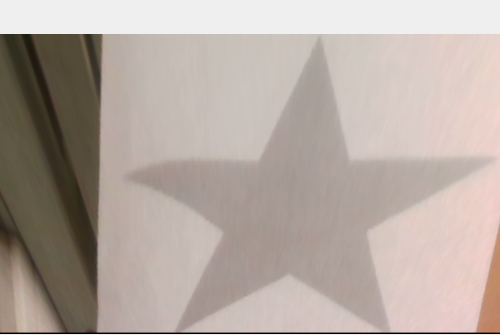
#> input picture vision/vision/test.png, 500 x 335 px, found by its file name
$ python edge_test.py
#> lines starting #> are read from the running program, lines starting #| are printed output that depends on the picture; after the words box and inside, x2 and y2 are one past the last pixel; in counts of white or black regions, pixels touching at a corner belong together
import cv2
import math


# 사용할 변수들 미리 정의
FONT = cv2.FONT_HERSHEY_DUPLEX
BLUE = (255, 0, 0)
GREEN = (0, 255, 0)
RED = (0, 0, 255)
FILTER_RATIO = 0.85


# 경계선을 가져오는 함수
def get_contours(img, min_area, is_simple=False):
    # 근사화 방식 Simple : 경계선의 꼭짓점 좌표만 반환
    if is_simple:
        contours, _ = cv2.findContours(img, cv2.RETR_EXTERNAL, cv2.CHAIN_APPROX_SIMPLE)
    # 근사화 방식 None : 모든 경계선을 반환
    else:
        contours, _ = cv2.findContours(img, cv2.RETR_EXTERNAL, cv2.CHAIN_APPROX_NONE)

    result = []

    # 경계선 개수만큼 반복
    for cnt in contours:
        # 경계선의 너비가 최소 영역 이상일 때만 result 배열에 추가
        if cv2.contourArea(cnt) > min_area:
            result.append(cnt)

    return result


# 원형인지 여부를 반환하는 함수
def is_circle(cnt):
    cnt_length = cv2.arcLength(cnt, True)
    cnt_area = cv2.contourArea(cnt)

    # ratio가 1에 가까울수록 원형
    ratio = 4 * math.pi * cnt_area / pow(cnt_length, 2)

    if ratio > FILTER_RATIO:
        return True
    else:
        return False


# 꼭짓점을 그리는 함수
def draw_points(img, cnt, epsilon, color):
    cnt_length = cv2.arcLength(cnt, True)
    approx = cv2.approxPolyDP(cnt, epsilon * cnt_length, True)

    for point in approx:
        cv2.circle(img, (point[0][0], point[0][1]), 3, color, -1)


# 이미지 불러와서 필터링
img = cv2.imread("/home/ingyu/ros2_ws/src/wcrc/vision/vision/test.png")
#> img is the input picture: shape (335, 500, 3); mean B, G, R 161.4, 169.2, 181.4
filter_img = cv2.inRange(img, (0, 0, 0), (255, 150, 255))
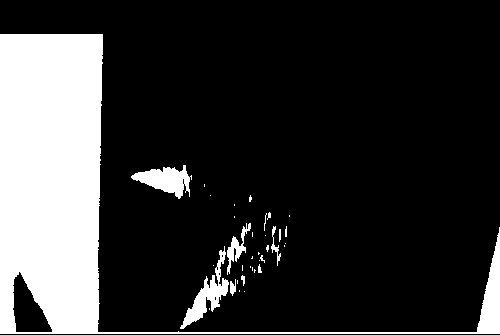
#> filter_img: shape (335, 500); 20.1% white; 36 white regions (27 under 20 px)

# 경계선 가져오기
contours_simple = get_contours(filter_img, 50, True)
#> in get_contours, `contours, _ = cv2.findContours(img, cv2.RETR_EXTERNAL, cv2.CHAIN_APPRO..`: contours = 36 contours, 30 with area under 20; largest, box (x1, y1, x2, y2) and area: (0, 34, 500, 334) 31214, (131, 165, 192, 199) 978, (180, 246, 229, 329) 950, (227, 223, 251, 275) 270, (271, 226, 281, 266) 56, (230, 279, 236, 296) 44
#> the loop in get_contours, `for cnt in contours:` made 36 passes
#> cnt on passes 1, 2, 3, 4, 7, 8, 9, 10, 11, 13, 14, 16: [[209, 308], [209, 309]], [[244, 291]], [[239, 290], [239, 291]], [[237, 280], [237, 283]], [[254, 269], [254, 272], [254, 271], [255, 270]], [[252, 267], [252, 270]], [[250, 266], [250, 267]], [[242, 265], [242, 270]], [[213, 265]], [[259, 260]], [[252, 256], [252, 257], [251, 258], [252, 258]], [[258, 252], [258, 254], [259, 253]]
#> after the loop in get_contours, `for cnt in contours:`: result = 5 contours; box (x1, y1, x2, y2) and area: (0, 34, 500, 334) 31214, (131, 165, 192, 199) 978, (180, 246, 229, 329) 950, (227, 223, 251, 275) 270, (271, 226, 281, 266) 56
#> contours_simple has the same summary as result in get_contours
contours_none = get_contours(filter_img, 50, False)
#> the loop in get_contours (call 2), `for cnt in contours:` made 36 passes
#> cnt on passes 1, 2, 3, 9, 11, 13, 16, 18, 20, 21, 27, 28: [[209, 308], [209, 309]], [[244, 291]], [[239, 290], [239, 291]], [[250, 266], [250, 267]], [[213, 265]], [[259, 260]], [[258, 252], [258, 253], [258, 254], [259, 253]], [[284, 245], [284, 246]], [[285, 243]], [[265, 235]], [[234, 216], [234, 217]], [[289, 215], [289, 216]]
#> contours_none has the same summary as result in get_contours

# 텍스트 출력하고 경계선 그리기(simple)
simple_text = "contours count : " + str(len(contours_simple))
#> simple_text = 'contours count : 5'
simple_img = cv2.putText(img.copy(), simple_text, (0, 25), FONT, 1, RED)
for cnt in contours_simple:
    cv2.drawContours(simple_img, cnt, -1, BLUE, 5)
    if is_circle(cnt):
        # 원형일 경우 빨간색으로 그리기
        draw_points(simple_img, cnt, 0.1, RED)
    else:
        # 원형이 아닐 경우 초록색으로 그리기
        draw_points(simple_img, cnt, 0.1, GREEN)
#> this loop made 5 passes
#> (cnt_area in is_circle, ratio in is_circle) on passes 1 to 5: (949.5, 0.0961), (55.5, 0.0562), (270, 0.0712), (977.5, 0.257), (31214.5, 0.119)
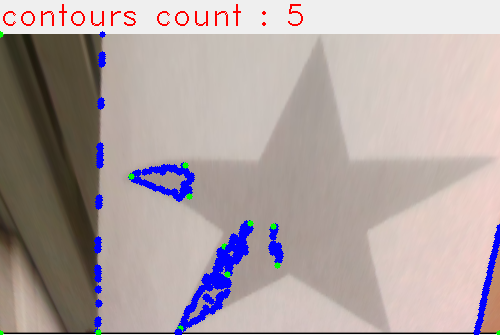
#> simple_img: shape (335, 500, 3); mean B, G, R 163.2, 163.5, 176.2

# 텍스트 출력하고 경계선 그리기(none)
none_text = "contours count : " + str(len(contours_none))
#> none_text = 'contours count : 5'
none_img = cv2.putText(img.copy(), none_text, (0, 25), FONT, 1, RED)
for cnt in contours_none:
    cv2.drawContours(none_img, cnt, -1, BLUE, 5)
    if is_circle(cnt):
        # 원형일 경우 빨간색으로 그리기
        draw_points(none_img, cnt, 0.1, RED)
    else:
        # 원형이 아닐 경우 초록색으로 그리기
        draw_points(none_img, cnt, 0.1, GREEN)
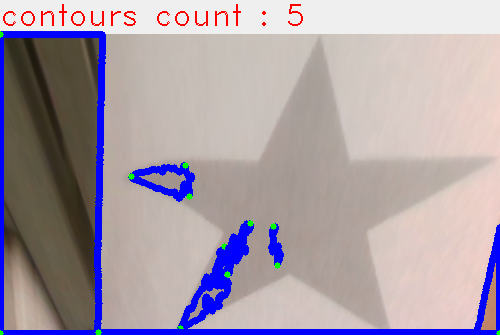
#> none_img: shape (335, 500, 3); mean B, G, R 168.4, 158.5, 170.6


# 이미지 화면에 출력
cv2.imshow("origin image", img)
cv2.imshow("filter image", filter_img)
cv2.imshow("simple image", simple_img)
cv2.imshow("none image", none_img)
cv2.waitKey(0)
